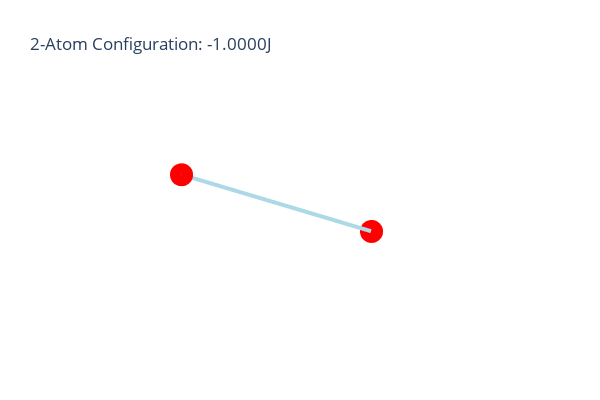
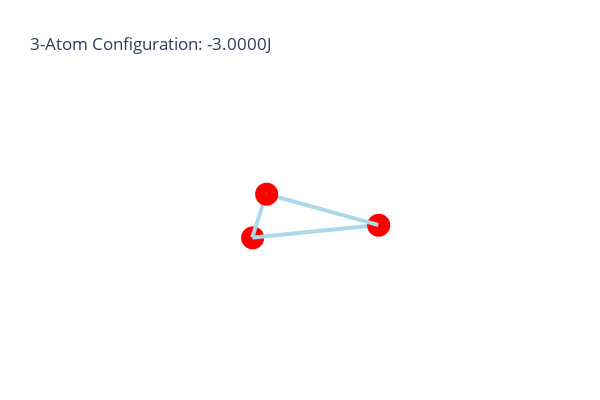
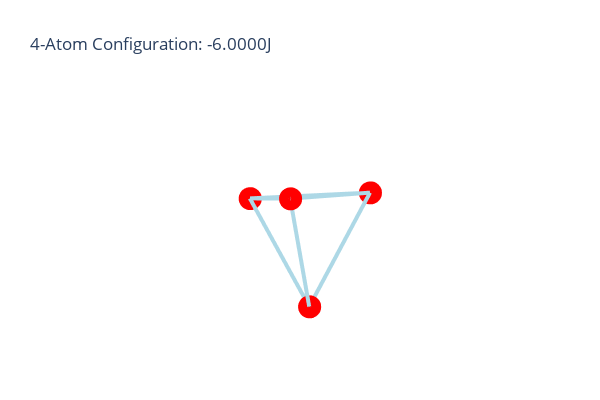
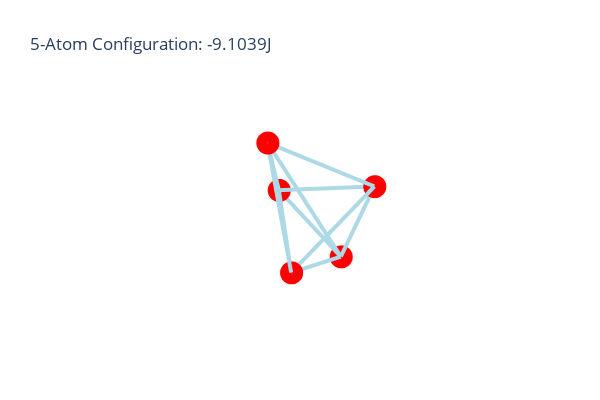

Notebook code for these charts, in order:
### Code cell
for atoms in range(2,10):
    config = bfgs(atoms, debug=False, g_tol=1e-8, energy_tol=1e-8, debug_rate=20)
    plot_3d_points(*config)

### Figure 1 — Plotly figure (JSON) as saved in the notebook; plotly's stock layout.template omitted (floating-point values rounded to 4 significant figures)
{"data": [{"hoverinfo": "text", "hovertext": "Length: 1.00e+00, Contributes -1.00e+00J", "line": {"color": "rgb(173, 216, 230, 0.4)", "width": 8}, "mode": "lines", "showlegend": false, "type": "scatter3d", "x": [0, -0.7923], "y": [0, 0.3081], "z": [0, -0.5266]}, {"hovertext": ["Point 1", "Point 2"], "marker": {"color": "red", "size": 8}, "mode": "markers", "showlegend": false, "type": "scatter3d", "x": [0.0, -0.7923], "y": [0.0, 0.3081], "z": [0.0, -0.5266]}], "layout": {"height": 400, "paper_bgcolor": "rgba(0,0,0,0)", "plot_bgcolor": "rgba(0,0,0,0)", "scene": {"xaxis": {"showgrid": false, "showticklabels": false, "title": {"text": ""}, "visible": false, "zeroline": false}, "yaxis": {"showgrid": false, "showticklabels": false, "title": {"text": ""}, "visible": false, "zeroline": false}, "zaxis": {"showgrid": false, "showticklabels": false, "title": {"text": ""}, "visible": false, "zeroline": false}}, "title": {"text": "2-Atom Configuration: -1.0000J"}, "width": 600}}

### Figure 2 — Plotly figure (JSON) as saved in the notebook; plotly's stock layout.template omitted (floating-point values rounded to 4 significant figures)
{"data": [{"hoverinfo": "text", "hovertext": "Length: 1.00e+00, Contributes -1.00e+00J", "line": {"color": "rgb(173, 216, 230, 0.4)", "width": 8}, "mode": "lines", "showlegend": false, "type": "scatter3d", "x": [0, -0.8206], "y": [0, 0.2055], "z": [0, -0.5333]}, {"hoverinfo": "text", "hovertext": "Length: 1.00e+00, Contributes -1.00e+00J", "line": {"color": "rgb(173, 216, 230, 0.4)", "width": 8}, "mode": "lines", "showlegend": false, "type": "scatter3d", "x": [0, -0.2458], "y": [0, -0.5745], "z": [0, -0.7807]}, {"hoverinfo": "text", "hovertext": "Length: 1.00e+00, Contributes -1.00e+00J", "line": {"color": "rgb(173, 216, 230, 0.4)", "width": 8}, "mode": "lines", "showlegend": false, "type": "scatter3d", "x": [-0.8206, -0.2458], "y": [0.2055, -0.5745], "z": [-0.5333, -0.7807]}, {"hovertext": ["Point 1", "Point 2", "Point 3"], "marker": {"color": "red", "size": 8}, "mode": "markers", "showlegend": false, "type": "scatter3d", "x": [0.0, -0.8206, -0.2458], "y": [0.0, 0.2055, -0.5745], "z": [0.0, -0.5333, -0.7807]}], "layout": {"height": 400, "paper_bgcolor": "rgba(0,0,0,0)", "plot_bgcolor": "rgba(0,0,0,0)", "scene": {"xaxis": {"showgrid": false, "showticklabels": false, "title": {"text": ""}, "visible": false, "zeroline": false}, "yaxis": {"showgrid": false, "showticklabels": false, "title": {"text": ""}, "visible": false, "zeroline": false}, "zaxis": {"showgrid": false, "showticklabels": false, "title": {"text": ""}, "visible": false, "zeroline": false}}, "title": {"text": "3-Atom Configuration: -3.0000J"}, "width": 600}}

### Figure 3 — Plotly figure (JSON) as saved in the notebook; plotly's stock layout.template omitted (floating-point values rounded to 4 significant figures)
{"data": [{"hoverinfo": "text", "hovertext": "Length: 1.00e+00, Contributes -1.00e+00J", "line": {"color": "rgb(173, 216, 230, 0.4)", "width": 8}, "mode": "lines", "showlegend": false, "type": "scatter3d", "x": [0, -0.92], "y": [0, -0.0558], "z": [0, -0.3879]}, {"hoverinfo": "text", "hovertext": "Length: 1.00e+00, Contributes -1.00e+00J", "line": {"color": "rgb(173, 216, 230, 0.4)", "width": 8}, "mode": "lines", "showlegend": false, "type": "scatter3d", "x": [0, -0.283], "y": [0, -0.8185], "z": [0, -0.5]}, {"hoverinfo": "text", "hovertext": "Length: 1.00e+00, Contributes -1.00e+00J", "line": {"color": "rgb(173, 216, 230, 0.4)", "width": 8}, "mode": "lines", "showlegend": false, "type": "scatter3d", "x": [0, -0.128], "y": [0, 0.03877], "z": [0, -0.991]}, {"hoverinfo": "text", "hovertext": "Length: 1.00e+00, Contributes -1.00e+00J", "line": {"color": "rgb(173, 216, 230, 0.4)", "width": 8}, "mode": "lines", "showlegend": false, "type": "scatter3d", "x": [-0.92, -0.283], "y": [-0.0558, -0.8185], "z": [-0.3879, -0.5]}, {"hoverinfo": "text", "hovertext": "Length: 1.00e+00, Contributes -1.00e+00J", "line": {"color": "rgb(173, 216, 230, 0.4)", "width": 8}, "mode": "lines", "showlegend": false, "type": "scatter3d", "x": [-0.92, -0.128], "y": [-0.0558, 0.03877], "z": [-0.3879, -0.991]}, {"hoverinfo": "text", "hovertext": "Length: 1.00e+00, Contributes -1.00e+00J", "line": {"color": "rgb(173, 216, 230, 0.4)", "width": 8}, "mode": "lines", "showlegend": false, "type": "scatter3d", "x": [-0.283, -0.128], "y": [-0.8185, 0.03877], "z": [-0.5, -0.991]}, {"hovertext": ["Point 1", "Point 2", "Point 3", "Point 4"], "marker": {"color": "red", "size": 8}, "mode": "markers", "showlegend": false, "type": "scatter3d", "x": [0.0, -0.92, -0.283, -0.128], "y": [0.0, -0.0558, -0.8185, 0.03877], "z": [0.0, -0.3879, -0.5, -0.991]}], "layout": {"height": 400, "paper_bgcolor": "rgba(0,0,0,0)", "plot_bgcolor": "rgba(0,0,0,0)", "scene": {"xaxis": {"showgrid": false, "showticklabels": false, "title": {"text": ""}, "visible": false, "zeroline": false}, "yaxis": {"showgrid": false, "showticklabels": false, "title": {"text": ""}, "visible": false, "zeroline": false}, "zaxis": {"showgrid": false, "showticklabels": false, "title": {"text": ""}, "visible": false, "zeroline": false}}, "title": {"text": "4-Atom Configuration: -6.0000J"}, "width": 600}}

### Figure 4 — Plotly figure (JSON) as saved in the notebook; plotly's stock layout.template omitted (floating-point values rounded to 4 significant figures)
{"data": [{"hoverinfo": "text", "hovertext": "Length: 9.98e-01, Contributes -1.00e+00J", "line": {"color": "rgb(173, 216, 230, 0.4)", "width": 8}, "mode": "lines", "showlegend": false, "type": "scatter3d", "x": [0, -0.7553], "y": [0, 0.4546], "z": [0, -0.4676]}, {"hoverinfo": "text", "hovertext": "Length: 9.98e-01, Contributes -1.00e+00J", "line": {"color": "rgb(173, 216, 230, 0.4)", "width": 8}, "mode": "lines", "showlegend": false, "type": "scatter3d", "x": [0, -0.4552], "y": [0, -0.4539], "z": [0, -0.7633]}, {"hoverinfo": "text", "hovertext": "Length: 9.98e-01, Contributes -1.00e+00J", "line": {"color": "rgb(173, 216, 230, 0.4)", "width": 8}, "mode": "lines", "showlegend": false, "type": "scatter3d", "x": [0, 0.1271], "y": [0, 0.344], "z": [0, -0.9281]}, {"hoverinfo": "text", "hovertext": "Length: 1.63e+00, Contributes -1.05e-01J", "line": {"color": "rgb(173, 216, 230, 0.4)", "width": 8}, "mode": "lines", "showlegend": false, "type": "scatter3d", "x": [0, -0.7223], "y": [0, 0.2298], "z": [0, -1.439]}, {"hoverinfo": "text", "hovertext": "Length: 1.00e+00, Contributes -1.00e+00J", "line": {"color": "rgb(173, 216, 230, 0.4)", "width": 8}, "mode": "lines", "showlegend": false, "type": "scatter3d", "x": [-0.7553, -0.4552], "y": [0.4546, -0.4539], "z": [-0.4676, -0.7633]}, {"hoverinfo": "text", "hovertext": "Length: 1.00e+00, Contributes -1.00e+00J", "line": {"color": "rgb(173, 216, 230, 0.4)", "width": 8}, "mode": "lines", "showlegend": false, "type": "scatter3d", "x": [-0.7553, 0.1271], "y": [0.4546, 0.344], "z": [-0.4676, -0.9281]}, {"hoverinfo": "text", "hovertext": "Length: 9.98e-01, Contributes -1.00e+00J", "line": {"color": "rgb(173, 216, 230, 0.4)", "width": 8}, "mode": "lines", "showlegend": false, "type": "scatter3d", "x": [-0.7553, -0.7223], "y": [0.4546, 0.2298], "z": [-0.4676, -1.439]}, {"hoverinfo": "text", "hovertext": "Length: 1.00e+00, Contributes -1.00e+00J", "line": {"color": "rgb(173, 216, 230, 0.4)", "width": 8}, "mode": "lines", "showlegend": false, "type": "scatter3d", "x": [-0.4552, 0.1271], "y": [-0.4539, 0.344], "z": [-0.7633, -0.9281]}, {"hoverinfo": "text", "hovertext": "Length: 9.98e-01, Contributes -1.00e+00J", "line": {"color": "rgb(173, 216, 230, 0.4)", "width": 8}, "mode": "lines", "showlegend": false, "type": "scatter3d", "x": [-0.4552, -0.7223], "y": [-0.4539, 0.2298], "z": [-0.7633, -1.439]}, {"hoverinfo": "text", "hovertext": "Length: 9.98e-01, Contributes -1.00e+00J", "line": {"color": "rgb(173, 216, 230, 0.4)", "width": 8}, "mode": "lines", "showlegend": false, "type": "scatter3d", "x": [0.1271, -0.7223], "y": [0.344, 0.2298], "z": [-0.9281, -1.439]}, {"hovertext": ["Point 1", "Point 2", "Point 3", "Point 4", "Point 5"], "marker": {"color": "red", "size": 8}, "mode": "markers", "showlegend": false, "type": "scatter3d", "x": [0.0, -0.7553, -0.4552, 0.1271, -0.7223], "y": [0.0, 0.4546, -0.4539, 0.344, 0.2298], "z": [0.0, -0.4676, -0.7633, -0.9281, -1.439]}], "layout": {"height": 400, "paper_bgcolor": "rgba(0,0,0,0)", "plot_bgcolor": "rgba(0,0,0,0)", "scene": {"xaxis": {"showgrid": false, "showticklabels": false, "title": {"text": ""}, "visible": false, "zeroline": false}, "yaxis": {"showgrid": false, "showticklabels": false, "title": {"text": ""}, "visible": false, "zeroline": false}, "zaxis": {"showgrid": false, "showticklabels": false, "title": {"text": ""}, "visible": false, "zeroline": false}}, "title": {"text": "5-Atom Configuration: -9.1039J"}, "width": 600}}
